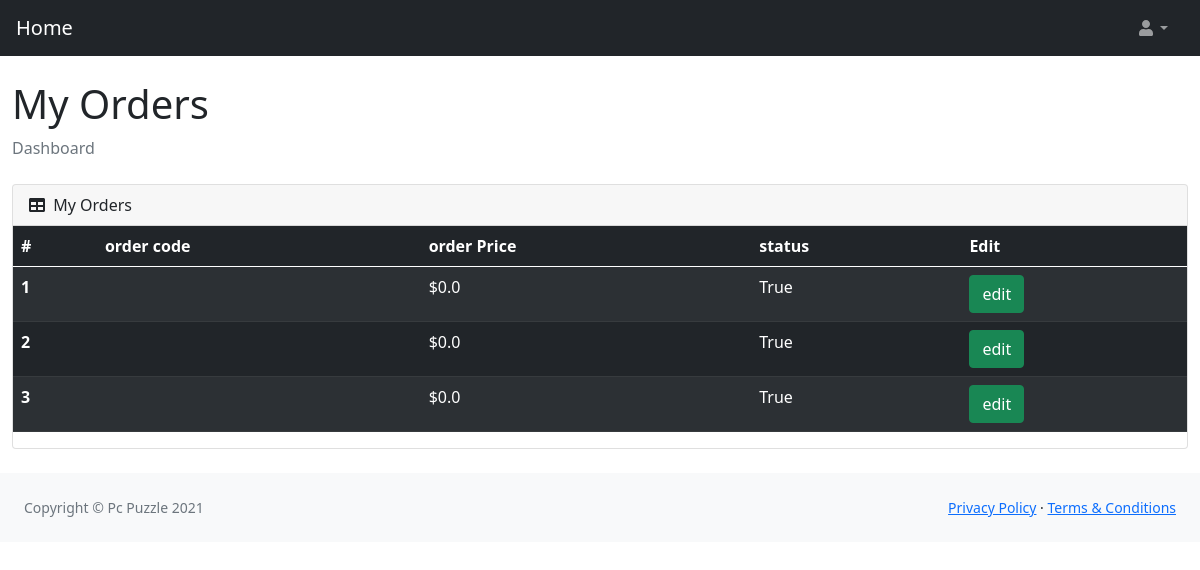
/profile/ (signed in), run on an earlier commit of the app's database.
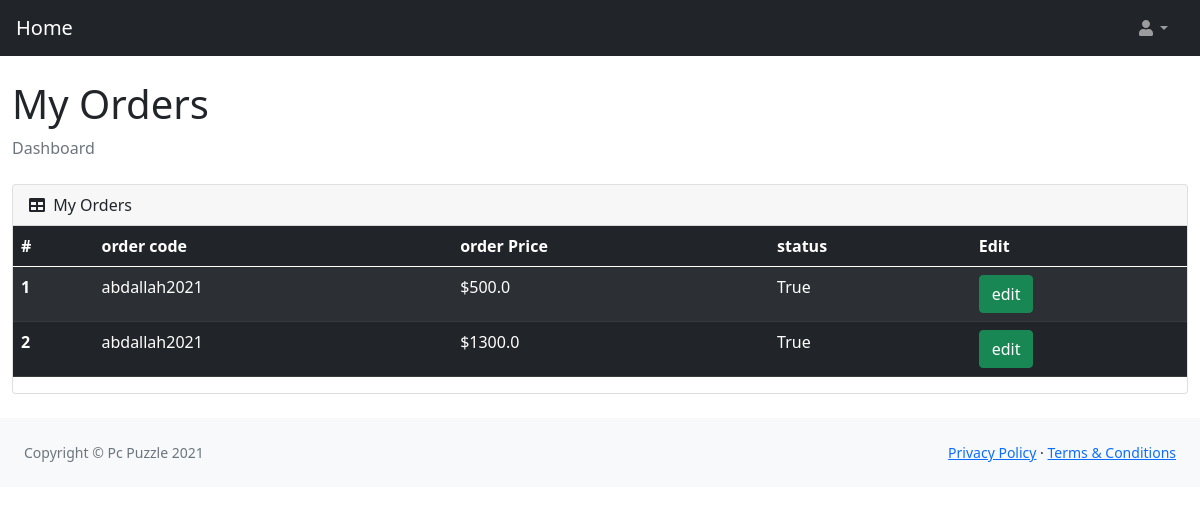
And on a later commit of the database.
### Tech_Parts/models.py (models this page shows, shortened)
class Order(models.Model):
    customer=models.ForeignKey(Customer,blank=True,null=True,on_delete=models.CASCADE)
    supplier=models.ForeignKey(Supplier,on_delete=models.CASCADE,default=1)
    products=models.ManyToManyField(Product,blank=True)
    code=models.CharField(blank=True,null=True,max_length=100)
    ordered=models.BooleanField(default=False)
    delivered=models.BooleanField(default=False)
    device=models.CharField(max_length=120,blank=True,null=True)
    def total_price(self):
        price=0
        for i in self.products.all():
            price += i.price
        return price
    def discount(self):
        percentage=(10/100)*self.total_price()
        return percentage

class Product(models.Model):
    name=models.CharField(max_length=100)
    image=models.ImageField(blank=True,null=True)
    price=models.PositiveIntegerField(default=0)
    category=models.ForeignKey(Category,null=True,blank=True,on_delete=models.SET_NULL)
    processor=models.ForeignKey(Processor,null=True,blank=True,on_delete=models.SET_NULL)
    type=models.ForeignKey(Type,default=6,null=True,on_delete=models.SET_NULL)
    details=HTMLField()
    code=models.CharField(max_length=100,blank=True)
    slug=models.SlugField(blank=True,max_length=100,unique=True)

### Tech_Parts/views.py (the view)
# urls.py: path("profile/",views.profile,name="profile"),
@login_required
def profile(request):
    order=Order.objects.filter(customer_id=request.user.id,ordered=True,delivered=True)
    context={"order":order}
    return render(request,"dashboard/profile.html",context)

### templates/dashboard/profile.html (shortened to what this page needs)
{% load static %}
<!DOCTYPE html>
<html lang="en">
    <head>
        <link href="https://cdn.jsdelivr.net/npm/simple-datatables@latest/dist/style.css" rel="stylesheet" />
        <link href="{% static 'dashboard/css/styles.css'  %}" rel="stylesheet" />
    </head>
    <body class="sb-nav-fixed">
        <nav class="sb-topnav navbar navbar-expand navbar-dark bg-dark">
            <a class="navbar-brand ps-3" href="{% url 'home:home' %}">Home</a>
            <ul class="navbar-nav ms-auto ms-md-0 me-3 me-lg-4">
                <li class="nav-item dropdown">
                    <a class="nav-link dropdown-toggle" id="navbarDropdown" href="#" role="button" data-bs-toggle="dropdown" aria-expanded="false"><i class="fas fa-user fa-fw"></i></a>
                </li>
            </ul>
        </nav>
        <div id="">
            <div class="prof" id="layoutSidenav_content">
                <main>
                    <div class="container-fluid">
                        <h1 class="mt-4">My Orders</h1>
                        <ol class="breadcrumb mb-4">
                            <li class="breadcrumb-item active">Dashboard</li>
                        </ol>
                        <div class="card mb-4">
                            <div class="card-header">
                                <i class="fas fa-table me-1"></i>
                                My Orders
                            </div>
                            <table class="table table-striped table-dark">
                                <thead>
                                  <tr>
                                    <th scope="col">#</th>
                                    <th scope="col">order code</th>
                                     <th scope="col">order Price</th>
                                    <th scope="col">status</th>
                                    <th id="items" scope="col">Edit</th>
                                  </tr>
                                </thead>
                                <tbody>
                                    {% for i in order %}
                                  <tr>
                                    <th scope="row">{{forloop.counter}}</th>
                                    <td>{{i.code}}</td>
                                    <td>${{i.discount}}</td>
                                    <td>{{i.delivered}}</td>
                                    <td id="items"> <button type="button" class="btn btn-success" data-bs-toggle="modal" data-bs-target="#exampleModal-{{i.id}}">
                                        edit
                                       </button></td>
                                  </tr>
  <div class="modal fade" id="exampleModal-{{i.id}}" tabindex="-1" aria-labelledby="exampleModalLabel" aria-hidden="true">
                                  {% endfor %}
                                </tbody>
                              </table>
                        </div>
                    </div>
                </main>
                <footer class="py-4 bg-light mt-auto">
                    <div class="container-fluid px-4">
                        <div class="d-flex align-items-center justify-content-between small">
                            <div class="text-muted">Copyright &copy; Pc Puzzle 2021</div>
                            <div>
                                <a href="#">Privacy Policy</a>
                                &middot;
                                <a href="#">Terms &amp; Conditions</a>
                            </div>
                        </div>
                    </div>
                </footer>
            </div>
        </div>
    </body>
</html>

### templates/dashboard/profile.html (style rules this page uses)
.prof { margin-top:5rem ; }

What changed in the data, as far as the page shows it:
removed Order: discount "0.0", delivered "True"
removed Order: discount "0.0", delivered "True"
removed Order: discount "0.0", delivered "True"
added Order: code "abdallah2021", discount "500.0", delivered "True"
added Order: code "abdallah2021", discount "1300.0", delivered "True"
